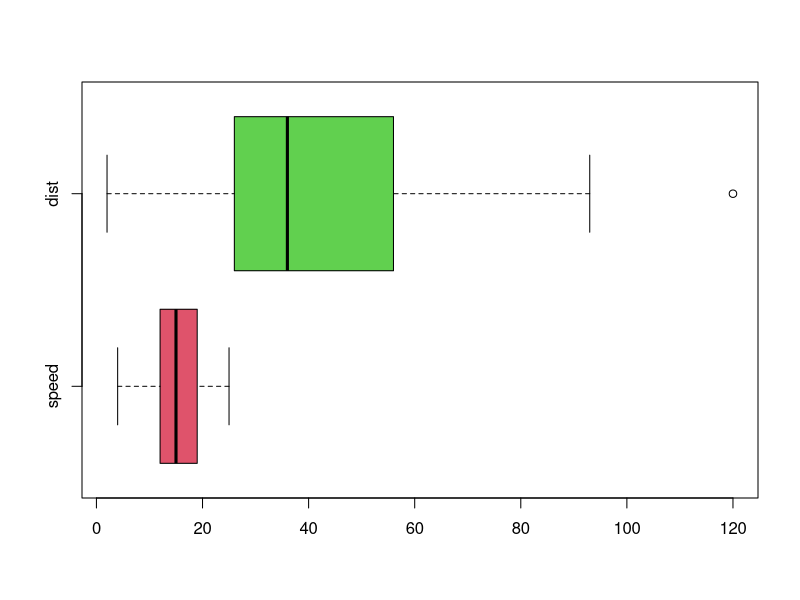
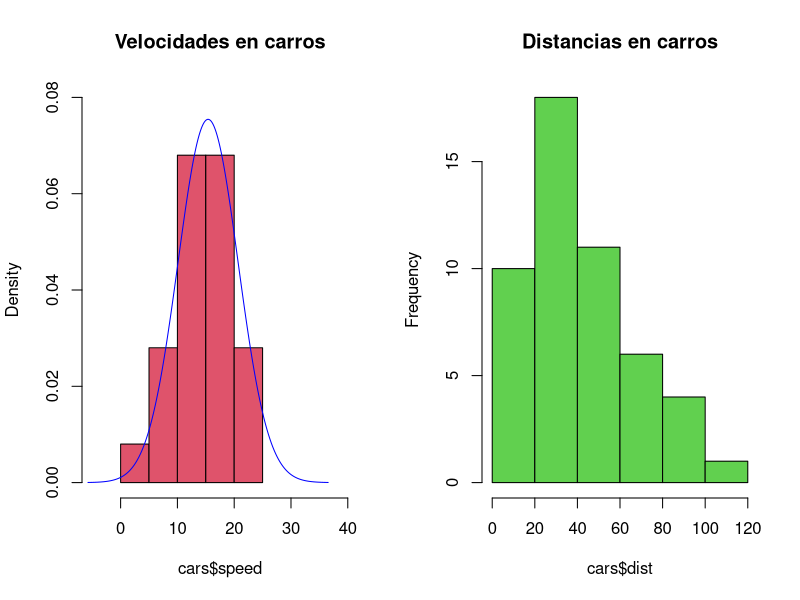
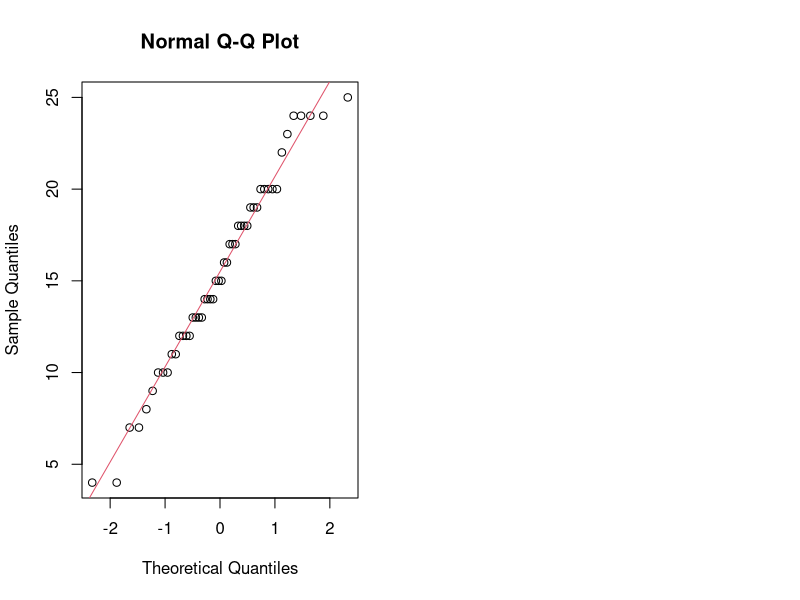

Here is the R script that generated these plots, in order:
## ---- chunk 1
boxplot(cars,horizontal = TRUE, col = 2:3)
## ---- chunk 2
par(mfrow = c(1,2))
hist(cars$speed, col = 2,probability = TRUE, ylim=c(0,0.08),xlim = c(-5,40), main = "Velocidades en carros")
media1 = mean(cars$speed)
desv1 = sd(cars$speed)
x = seq(media1-4*desv1,media1+4*desv1,0.1)
y = dnorm(x,media1,desv1)
lines(x,y,col="blue")
hist(cars$dist, col = 3, main = "Distancias en carros")
## ---- chunk 3
qqnorm(cars$speed)
qqline(cars$speed,col=2)
## ---- chunk 4
shapiro.test(cars$speed)
## ---- chunk 5
library(nortest)
ad.test(cars$speed)
